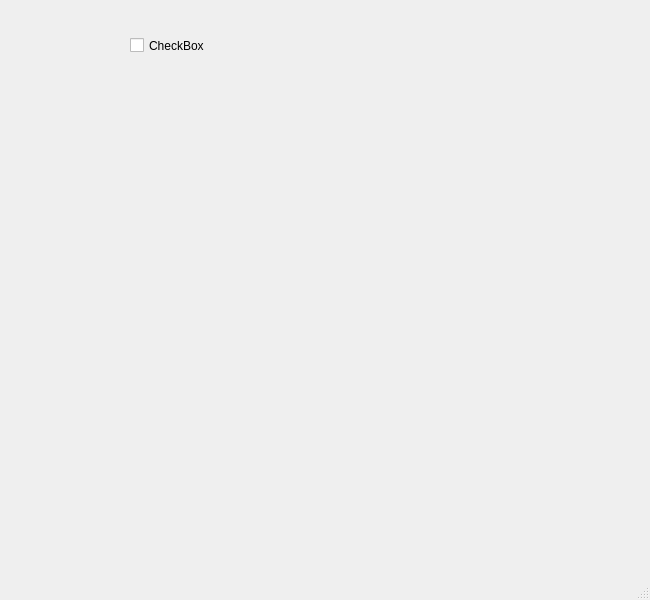
<?xml version="1.0" encoding="UTF-8"?>
<ui version="4.0">
 <class>MainWindow</class>
 <widget class="QMainWindow" name="MainWindow">
  <property name="geometry">
   <rect>
    <x>0</x>
    <y>0</y>
    <width>650</width>
    <height>600</height>
   </rect>
  </property>
  <property name="windowTitle">
   <string>MainWindow</string>
  </property>
  <widget class="QWidget" name="centralwidget">
   <widget class="QLabel" name="label">
    <property name="geometry">
     <rect>
      <x>120</x>
      <y>90</y>
      <width>400</width>
      <height>421</height>
     </rect>
    </property>
    <property name="text">
     <string/>
    </property>
    <property name="pixmap">
     <pixmap>images/image1.jpg</pixmap>
    </property>
    <property name="scaledContents">
     <bool>true</bool>
    </property>
   </widget>
   <widget class="QCheckBox" name="checkBox_showhide">
    <property name="geometry">
     <rect>
      <x>130</x>
      <y>30</y>
      <width>391</width>
      <height>31</height>
     </rect>
    </property>
    <property name="text">
     <string>CheckBox</string>
    </property>
   </widget>
  </widget>
  <widget class="QMenuBar" name="menubar">
   <property name="geometry">
    <rect>
     <x>0</x>
     <y>0</y>
     <width>650</width>
     <height>26</height>
    </rect>
   </property>
  </widget>
  <widget class="QStatusBar" name="statusbar"/>
 </widget>
 <resources/>
 <connections/>
</ui>
